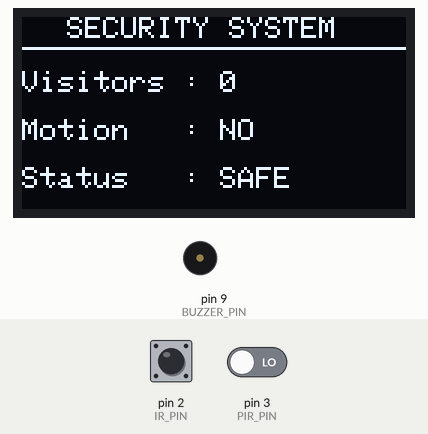
This sketch was run on a simulated Arduino Uno, built with avr-gcc and run on an emulated ATmega328P. Shown: 128×64 one-colour display, buzzer (waves = sounding). Inputs (shaded band) come from the test bench; at power-on: pin 2 (IR_PIN) HIGH, pin 3 (PIR_PIN) LOW.

Above: at 1.2 s.
1.3 s: pin 2 (IR_PIN) driven LOW
At 2.1 s:
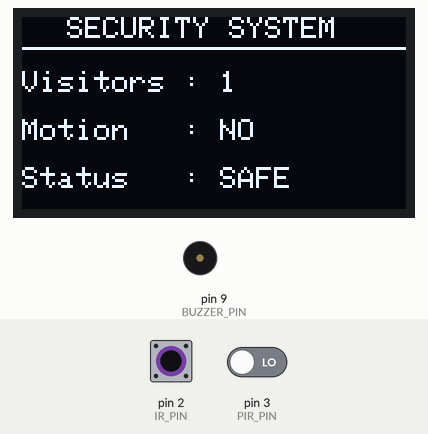
3.0 s: pin 3 (PIR_PIN) driven HIGH
At 4.2 s:
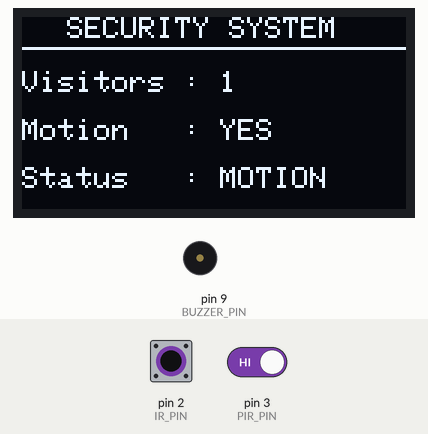
4.5 s: pin 3 (PIR_PIN) driven LOW
At 5.2 s:
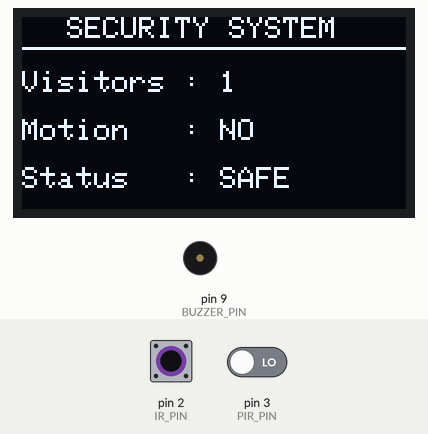
6.0 s: pin 2 (IR_PIN) pulsed HIGH 2 times (0.12 s each, 0.3 s apart)
At 6.56 s:
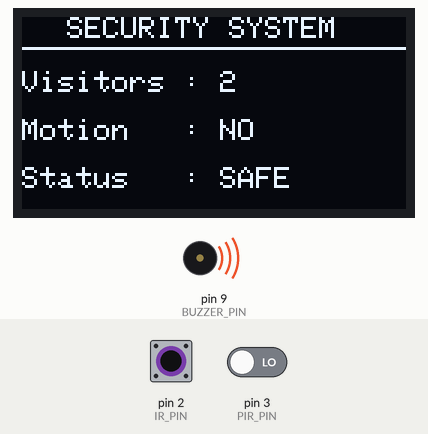
8.7 s: pin 3 (PIR_PIN) driven HIGH
At 9.9 s:
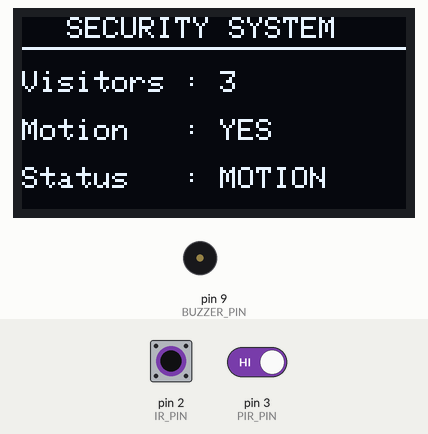
10.2 s: pin 2 (IR_PIN) pulsed HIGH 5 times (0.12 s each, 0.3 s apart)
At 11.04 s:
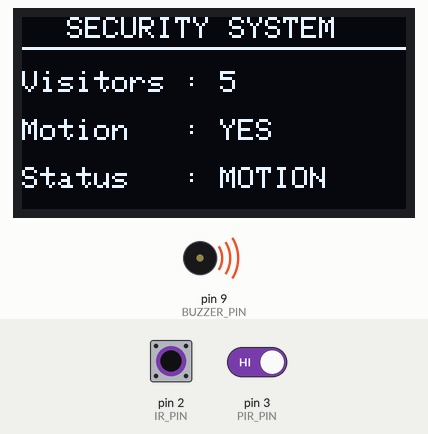
Timing chart, 0 to 13.2 s (numbered marks = the images above; inputs shaded):
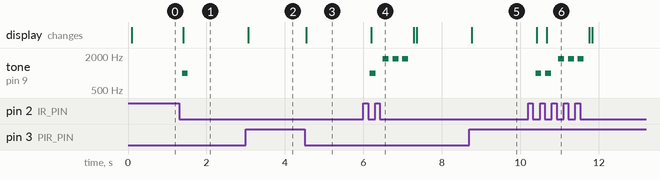

Measured:
- after the input at 1.3 s, tone on pin 9 (BUZZER_PIN): silent → 1000 Hz after 0.08 s, → silent 0.15 s later; the display: changes after 0.11 s (image 1)
- after the input at 3.0 s, the display: changes after 0.06 s (image 2)
- after the input at 4.5 s, the display: changes after 0.05 s (image 3)
- after the input at 6.0 s, tone on pin 9 (BUZZER_PIN): plays 1000 Hz for 0.15 s, 1800 Hz for 0.15 s, 1800 Hz for 0.15 s, 1800 Hz for 0.15 s, starting after 0.16 s; the display: changes after 0.20 s (image 4)
- after the input at 8.7 s, the display: changes after 0.06 s (image 5)
- after the input at 10.2 s, tone on pin 9 (BUZZER_PIN): plays 1000 Hz for 0.15 s, 1000 Hz for 0.15 s, 1800 Hz for 0.15 s, 1800 Hz for 0.15 s, 1800 Hz for 0.15 s, starting after 0.19 s; the display: first changes after 0.22 s (image 6 shows a later state)

The sketch:

Entrance_Visitor_Counter.ino
```cpp
#include <Wire.h>
#include <Adafruit_GFX.h>
#include <Adafruit_SSD1306.h>

#define SCREEN_WIDTH 128
#define SCREEN_HEIGHT 64
#define OLED_RESET -1

Adafruit_SSD1306 display(SCREEN_WIDTH, SCREEN_HEIGHT, &Wire, OLED_RESET);

// Pins
const int IR_PIN = 2;
const int PIR_PIN = 3;
const int BUZZER_PIN = 9;

// Variables
int visitorCount = 0;
bool lastIRState = HIGH;

String motionStatus = "NO";
String securityStatus = "SAFE";

// Multiple Entry Detection
unsigned long firstEntryTime = 0;
int entryCount = 0;

void setup()
{
  pinMode(IR_PIN, INPUT);
  pinMode(PIR_PIN, INPUT);
  pinMode(BUZZER_PIN, OUTPUT);

  Serial.begin(9600);

  if (!display.begin(SSD1306_SWITCHCAPVCC, 0x3C))
  {
    while (1);
  }

  display.clearDisplay();
  display.display();
}

void loop()
{
  bool irState = digitalRead(IR_PIN);
  bool pirState = digitalRead(PIR_PIN);

  //----------------------------
  // IR Visitor Detection
  //----------------------------
  if (lastIRState == HIGH && irState == LOW)
  {
    visitorCount++;

    tone(BUZZER_PIN, 1000, 150);   // Visitor Beep

    if (entryCount == 0)
      firstEntryTime = millis();

    entryCount++;
  }

  lastIRState = irState;

  //----------------------------
  // PIR Motion Detection
  //----------------------------
  if (pirState == HIGH)
  {
    motionStatus = "YES";
    securityStatus = "MOTION";
  }
  else
  {
    motionStatus = "NO";
    securityStatus = "SAFE";
  }

  //----------------------------
  // Multiple Entries Alert
  //----------------------------
  if (entryCount >= 3 && (millis() - firstEntryTime) < 10000)
  {
    securityStatus = "ALERT";

    for (int i = 0; i < 3; i++)
    {
      tone(BUZZER_PIN, 1800);
      delay(150);
      noTone(BUZZER_PIN);
      delay(100);
    }

    entryCount = 0;
  }

  if ((millis() - firstEntryTime) > 10000)
  {
    entryCount = 0;
  }

  //----------------------------
  // OLED DISPLAY
  //----------------------------

  display.clearDisplay();

  display.setTextSize(1);
  display.setTextColor(SSD1306_WHITE);

  display.setCursor(15,0);
  display.println("SECURITY SYSTEM");

  display.drawLine(0,10,127,10,SSD1306_WHITE);

  display.setCursor(0,18);
  display.print("Visitors : ");
  display.println(visitorCount);

  display.setCursor(0,34);
  display.print("Motion   : ");
  display.println(motionStatus);

  display.setCursor(0,50);
  display.print("Status   : ");
  display.println(securityStatus);

  display.display();

  delay(50);
}
```
